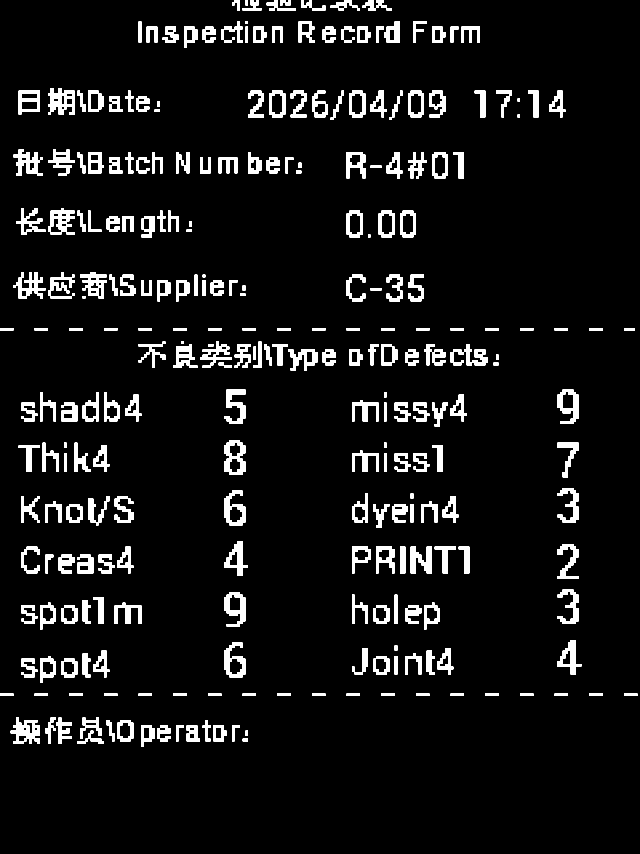
#> input picture HMI_CAPTURE_20260409_173342.hex.png, 1920 x 2560 px (shown at 1/3 size)
$ python -i hmi_pytesseract_to_json.py   (imports and definitions only)
#> lines starting #> are read from the running program, lines starting #| are printed output that depends on the picture; after the words box and inside, x2 and y2 are one past the last pixel; in counts of white or black regions, pixels touching at a corner belong together
from __future__ import annotations

import argparse
import json
import os
import shutil
import sys
from pathlib import Path
from typing import Any

from PIL import Image, ImageFilter, ImageOps

try:
    import pytesseract
    from pytesseract import Output
except ImportError as exc:  # pragma: no cover
    raise SystemExit(
        "pytesseract is required. Install it in the workspace venv first."
    ) from exc


# [23 lines left out: function set_tesseract_command, not called in this run]


def preprocess_for_ocr(image: Image.Image, scale: int = 3, threshold: int = 170) -> Image.Image:
    enlarged = image.convert("L").resize(
        (image.width * scale, image.height * scale), Image.Resampling.NEAREST
    )
    contrast = ImageOps.autocontrast(enlarged)
    sharpened = contrast.filter(ImageFilter.SHARPEN)
    return sharpened.point(lambda value: 255 if value > threshold else 0)


# [95 lines left out: functions load_image, extract_words, recognize, build_parser, main, not called in this run]


# [2 lines not run here, left out]

>>> from PIL import Image
>>> picture = Image.open('HMI_CAPTURE_20260409_173342.hex.png')
#> picture is the input picture: PIL image 1920x2560 1; 6.4% white; 269 white regions, largest, box (x1, y1, x2, y2) and area: (32, 2152, 120, 2232) 3840, (144, 264, 224, 344) 3712, (672, 1320, 736, 1424) 3584
>>> result = preprocess_for_ocr(picture)
#> in preprocess_for_ocr, `enlarged = image.convert("L").resize( (image.width * scale, image.heig..`:
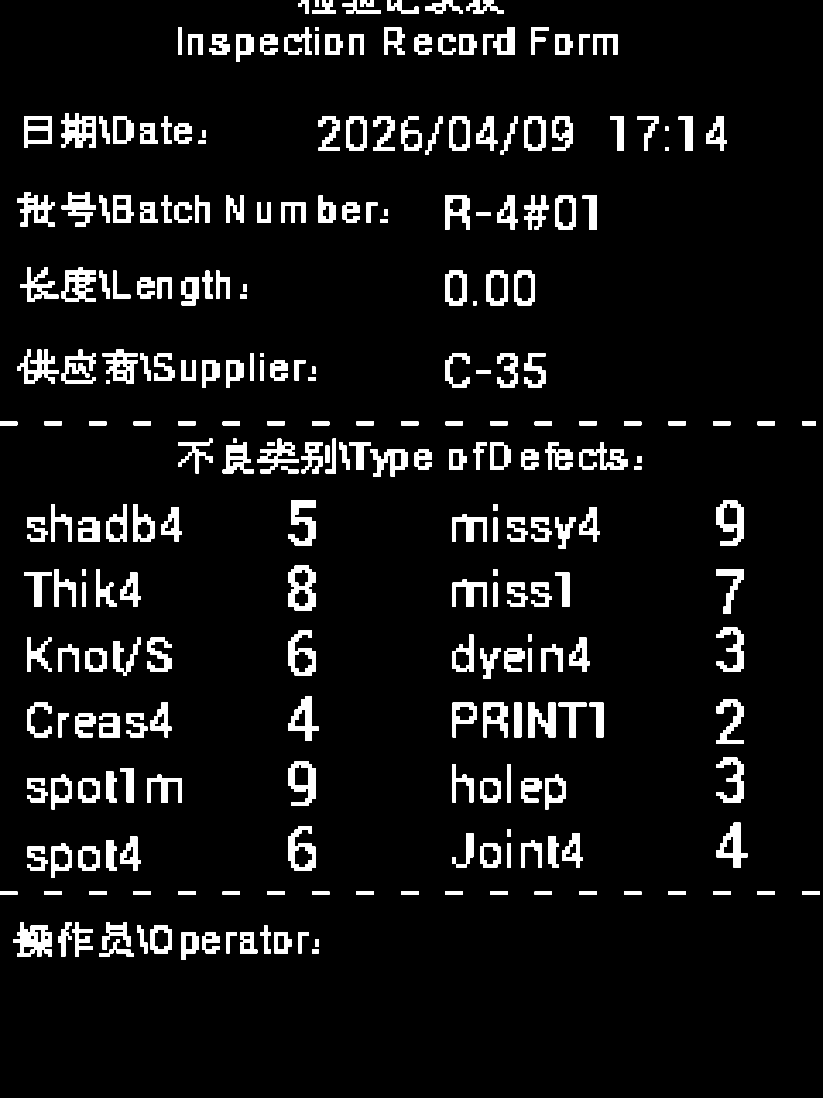
#> enlarged: PIL image 5760x7680 L (shown at 1/7 size); 6.4% white; 269 white regions, largest, box (x1, y1, x2, y2) and area: (96, 6456, 360, 6696) 34560, (432, 792, 672, 1032) 33408, (2016, 3960, 2208, 4272) 32256
